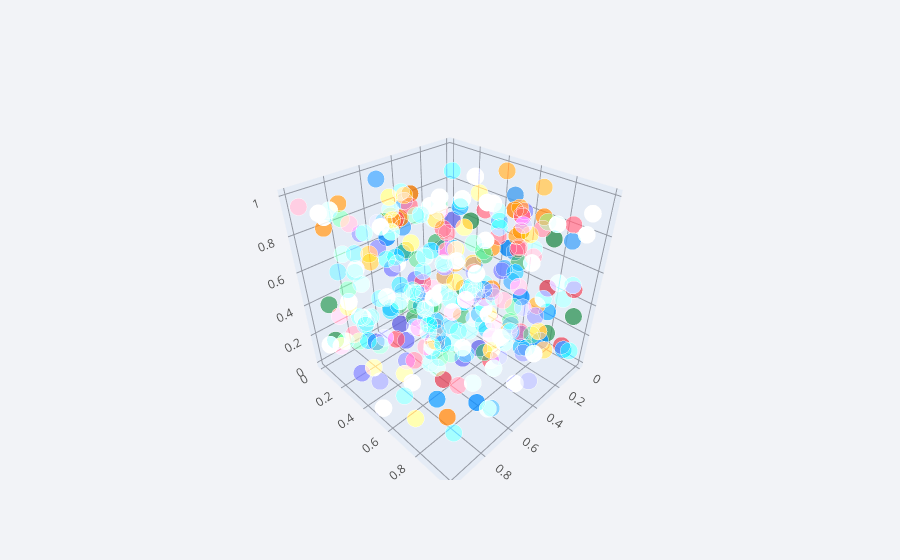

The notebook cell this image was saved under:
### Code cell
df.iplot(x='A',y='B',z='C', kind='scatter3d')

### Figure 1 — Plotly figure (JSON) as saved in the notebook; plotly's stock layout.template omitted (floating-point values rounded to 4 significant figures; data arrays with more than 128 entries replaced by an {"elided": "..."} marker saying what was removed)
{"data": [{"marker": {"color": {"elided": "300 str values"}, "opacity": 0.8, "size": {"elided": "300 int values"}, "symbol": "circle"}, "mode": "markers", "text": {"elided": "300 str values"}, "type": "scatter3d", "x": {"elided": "300 float values"}, "y": {"elided": "300 float values"}, "z": {"elided": "300 float values"}}], "layout": {"legend": {"bgcolor": "#F2F3F7", "font": {"color": "#505050"}}, "paper_bgcolor": "#F2F3F7", "plot_bgcolor": "#F2F3F7", "scene": {"xaxis": {"gridcolor": "#9499A3", "showgrid": true, "tickfont": {"color": "#505050"}, "title": {"font": {"color": "#505050"}, "text": ""}, "zerolinecolor": "#9499A3"}, "yaxis": {"gridcolor": "#9499A3", "showgrid": true, "tickfont": {"color": "#505050"}, "title": {"font": {"color": "#505050"}, "text": ""}, "zerolinecolor": "#9499A3"}, "zaxis": {"gridcolor": "#9499A3", "showgrid": true, "tickfont": {"color": "#505050"}, "title": {"font": {"color": "#505050"}, "text": ""}, "zerolinecolor": "#9499A3"}}, "title": {"font": {"color": "#484848"}}}}
